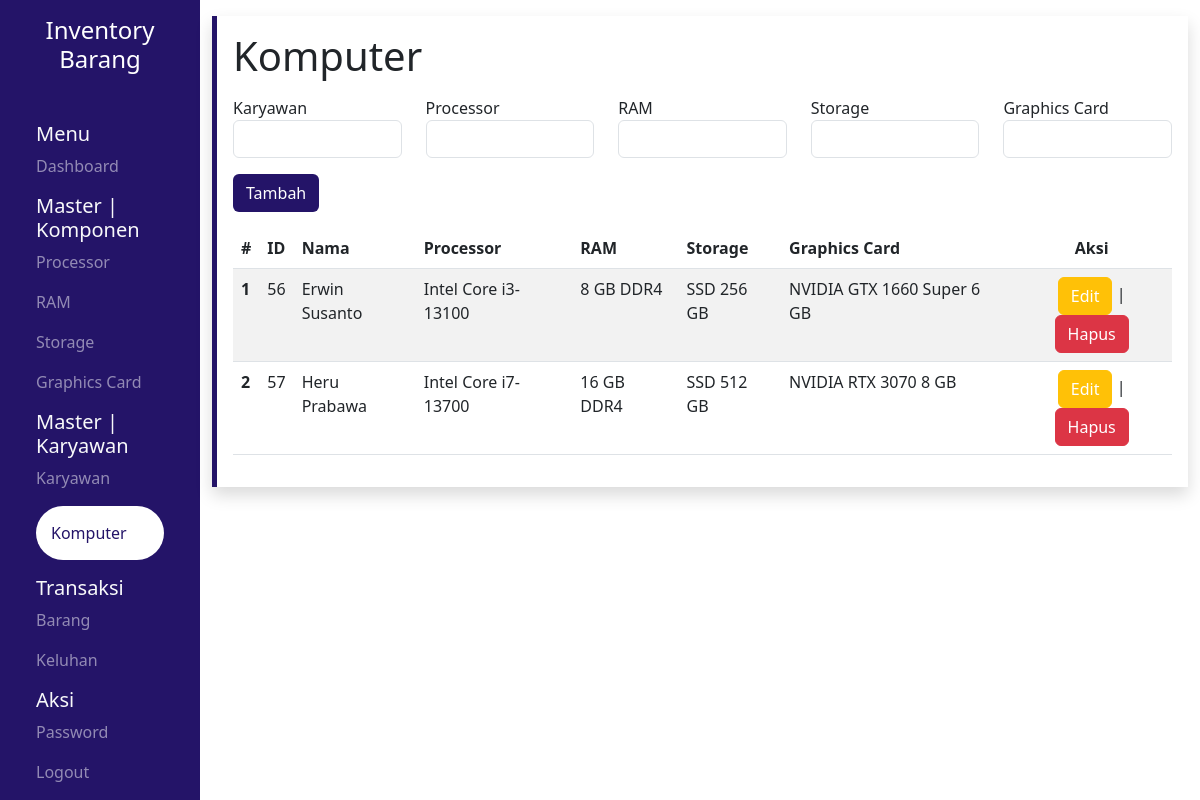
Before: /pages/komputer/index.php (signed in) with the older database file.
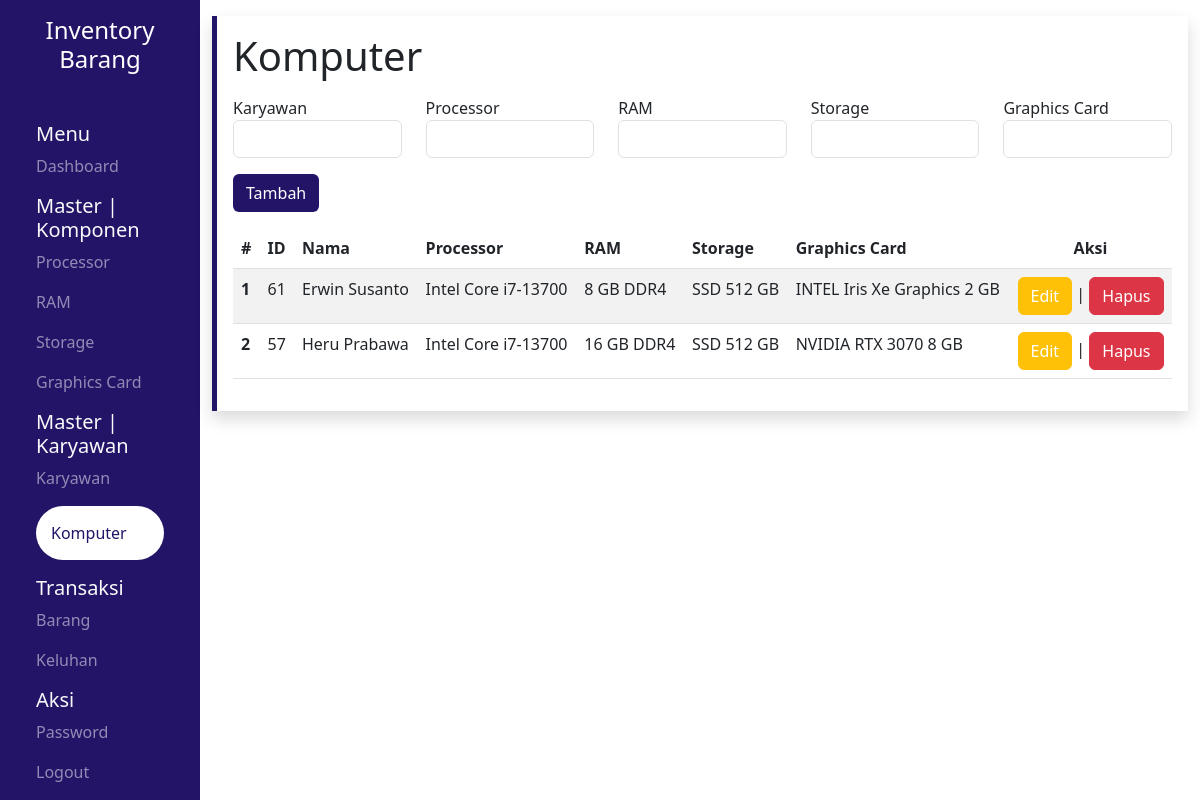
After: the same page with the newer database file.
### tables this page shows
CREATE TABLE `komputer` (
  `id` int(11) NOT NULL,
  `id_karyawan` int(11) NOT NULL,
  `id_processor` int(11) NOT NULL,
  `id_ram` int(11) NOT NULL,
  `id_storage` int(11) NOT NULL,
  `id_vga` int(11) NOT NULL
);

CREATE TABLE `karyawan` (
  `id` int(11) NOT NULL,
  `username` varchar(25) NOT NULL,
  `password` varchar(255) NOT NULL,
  `nama` varchar(25) NOT NULL,
  `nip` bigint(18) NOT NULL,
  `jk` enum('Laki - Laki','Perempuan') NOT NULL,
  `divisi` varchar(25) NOT NULL,
  `level` varchar(25) NOT NULL
);

CREATE TABLE `processor` (
  `id` int(11) NOT NULL,
  `nama` varchar(25) NOT NULL,
  `stok` int(11) NOT NULL
);

CREATE TABLE `ram` (
  `id` int(11) NOT NULL,
  `tipe_memori` enum('DDR2','DDR3','DDR4','DDR5') NOT NULL,
  `kapasitas` varchar(25) NOT NULL,
  `stok` int(11) NOT NULL
);

CREATE TABLE `storage` (
  `id` int(11) NOT NULL,
  `tipe` varchar(25) NOT NULL,
  `kapasitas` int(11) NOT NULL,
  `stok` int(11) NOT NULL
);

CREATE TABLE `vga` (
  `id` int(11) NOT NULL,
  `brand` varchar(25) NOT NULL,
  `nama` varchar(25) NOT NULL,
  `vram` int(11) NOT NULL,
  `stok` int(11) NOT NULL
);

### pages/komputer/index.php (the view, shortened to what the changed rows need)
<?php
include "../src/config/connect.php";
$query_join = "SELECT
    k.id AS id,
    karyawan.nama AS nama_karyawan,
    p.nama AS nama_processor,
    r.kapasitas AS kapasitas_ram,
    r.tipe_memori AS tipe_ram,
    s.tipe AS tipe_storage,
    s.kapasitas AS kapasitas_storage,
    v.brand AS brand_vga,
    v.nama AS nama_vga,
    v.vram AS vram_vga
FROM komputer k
JOIN karyawan ON k.id_karyawan = karyawan.id
JOIN processor p ON k.id_processor = p.id
JOIN ram r ON k.id_ram = r.id
JOIN storage s ON k.id_storage = s.id
JOIN vga v ON k.id_vga = v.id
ORDER BY karyawan.nama ASC";
$result_join = mysqli_query($conn, $query_join);
?>
<!DOCTYPE html>
<html lang="en">
<head>
    <link rel="stylesheet" href="../src/css/global.css">
    <?php include '../src/library/bootstrap.php' ?>
    <?php include '../src/library/datatables.php' ?>
    <?php include '../src/library/sweetalert.php' ?>
</head>
<body>
    <div class="container-fluid">
        <div class="row vh-100">
            <section class="col-md-10 content">
                <div class="wrapper shadow p-3 my-3 left">
                    <h1>Komputer</h1>
                    <table id="myTable" class="table table-striped display">
                        <thead>
                            <tr>
                                <th scope="col">#</th>
                                <th scope="col">ID</th>
                                <th scope="col">Nama</th>
                                <th scope="col">Processor</th>
                                <th scope="col">RAM</th>
                                <th scope="col">Storage</th>
                                <th scope="col">Graphics Card</th>
                                <th scope="col" class="text-center">Aksi</th>
                            </tr>
                        </thead>
                        <tbody>
                            <?php $no = 1 ?>
                            <?php while ($result = mysqli_fetch_array($result_join)) : ?>
                                <tr>
                                    <th scope="row"><?= $no++ ?></th>
                                    <td><?= $result["id"] ?></td>
                                    <td><?= $result["nama_karyawan"] ?></td>
                                    <td><?= $result["nama_processor"] ?></td>
                                    <td><?= $result["kapasitas_ram"] . ' GB ' . $result['tipe_ram'] ?></td>
                                    <td><?= $result["tipe_storage"] . ' ' . $result['kapasitas_storage'] . ' GB' ?></td>
                                    <td><?= $result['brand_vga'] . ' ' . $result["nama_vga"] . ' ' . $result['vram_vga'] . ' GB' ?></td>
                                    <td>
                                        <div class="text-center">
                                            <a href="update.php?id=<?= $result['id'] ?>" class="btn btn-warning">Edit</a> | <a href="delete.php?id=<?= $result['id'] ?>" id="btn-del" class="btn btn-danger">Hapus</a>
                                        </div>
                                    </td>
                                </tr>
                            <?php endwhile; ?>
                        </tbody>
                    </table>
                </div>
            </section>
        </div>
    </div>
</body>
</html>

Changed rows visible on the page:
removed komputer: id "56", id_karyawan.nama "Erwin Susanto", id_processor.nama "Intel Core i3-13100", id_ram.kapasitas "8", id_ram.tipe_memori "DDR4", id_storage.tipe "SSD", id_storage.kapasitas "256", id_vga.brand "NVIDIA", id_vga.nama "GTX 1660 Super", id_vga.vram "6"
added komputer: id "61", id_karyawan.nama "Erwin Susanto", id_processor.nama "Intel Core i7-13700", id_ram.kapasitas "8", id_ram.tipe_memori "DDR4", id_storage.tipe "SSD", id_storage.kapasitas "512", id_vga.brand "INTEL", id_vga.nama "Iris Xe Graphics", id_vga.vram "2"
